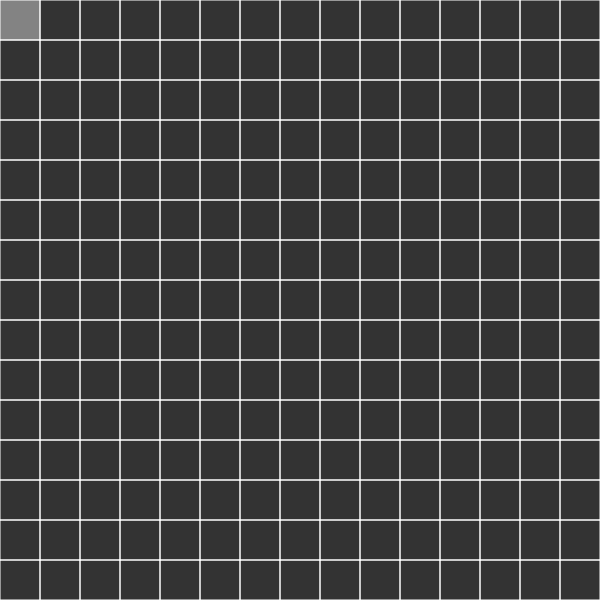
Frame 1 (no input)
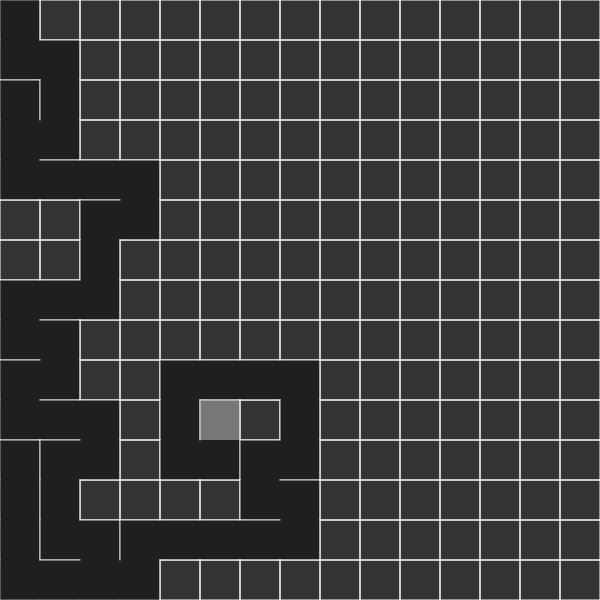
Frame 60 (no input)
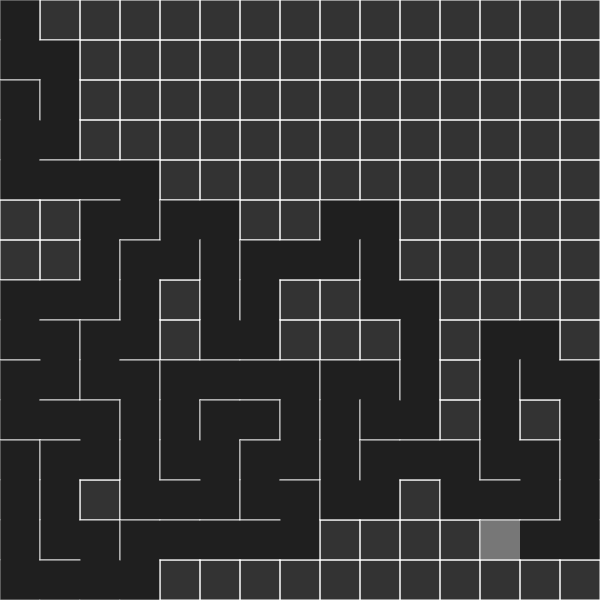
Frame 120 (the mouse pressed at the canvas centre since frame 60)

The p5.js sketch that drew these frames (run headless with seeded random() and noise() and a simulated clock; from frame 60 on, the mouse is pressed at the canvas centre):

// p5.js sketch
// ── sketch.js
var cols, row;
var w = 40;
var grid = [];

var current;

var stack = [];

function setup() {
    createCanvas(600, 600);
    cols = floor(width/w);
    rows = floor(height/w);
    frameRate(30);

    for (let j = 0; j < rows; j++) {
        for (let i = 0; i < cols; i++) {
            var cell = new Cell(i,j);
            grid.push(cell);
        }
    }

    current = grid[0];
}

function draw() {
    background(51);
    for (let i = 0; i < grid.length; i++) {
        grid[i].show();
        
    }

    current.visited = true;
    current.highlight();
    // Step 1
    var next = current.checkNeighbors();
    if (next) {
        next.visited = true;

        // Step 2
        stack.push(current);
        // Step 3
        removeWalls(current, next);

        // Step 4
        current = next;
    }else if (stack.length > 0) {
        current = stack.pop();
    }
}

function index(i, j) {
    if (i < 0 || j < 0 || i > cols - 1 || j > rows - 1) {
        return -1;
    }
    return i + j * cols;
}



function removeWalls(a, b) {
    var x = a.i - b.i;
    if (x === 1) {
        a.walls[3] = false;
        b.walls[1] = false;
    } else if (x === -1) {
        a.walls[1] = false;
        b.walls[3] = false;
    }
    var y = a.j - b.j;
    if (y === 1) {
        a.walls[0] = false;
        b.walls[2] = false;
    } else if (y === -1) {
        a.walls[2] = false;
        b.walls[0] = false;
    }
}
// ── cell.js
function Cell(i, j) {
    this.i = i;
    this.j = j;
    this.walls = [true, true, true, true];
    this.visited = false;

    this.checkNeighbors = function() {
        var neighbors = [];

        var top = grid[index(i, j-1)];
        var right = grid[index(i+1, j)];
        var bottom = grid[index(i, j+1)];
        var left = grid[index(i-1, j)];

        if (top && !top.visited) {
            neighbors.push(top);
        }
        if (right && !right.visited) {
            neighbors.push(right);
        }
        if (bottom && !bottom.visited) {
            neighbors.push(bottom);
        }
        if (left && !left.visited) {
            neighbors.push(left);
        }

        if (neighbors.length > 0) {
            var r =  floor(random(0, neighbors.length));
            return neighbors[r];
        }else{
            return undefined;
        }
    }

    this.highlight = function() {
        var x = this.i*w;
        var y = this.j*w;
        noStroke();
        fill(255, 255, 255, 100);
        rect(x, y, w, w);
    }

    this.show = function() {
        var x = this.i*w;
        var y = this.j*w;
        stroke(255);
        if (this.walls[0]) {
            //top
            line(x,y,x+w,y);
        }
        if (this.walls[1]) {
            //right
            line(x+w,y,x+w,y+w);
        }
        if (this.walls[2]) {
            //bottom
            line(x+w,y+w,x,y+w);
        }
        if (this.walls[3]) {
            //left
            line(x,y+w,x,y);
        }
        
        if (this.visited) {
            noStroke();
            fill(0, 0, 0, 100);
            rect(x,y,w,w);
        }
    }
}
